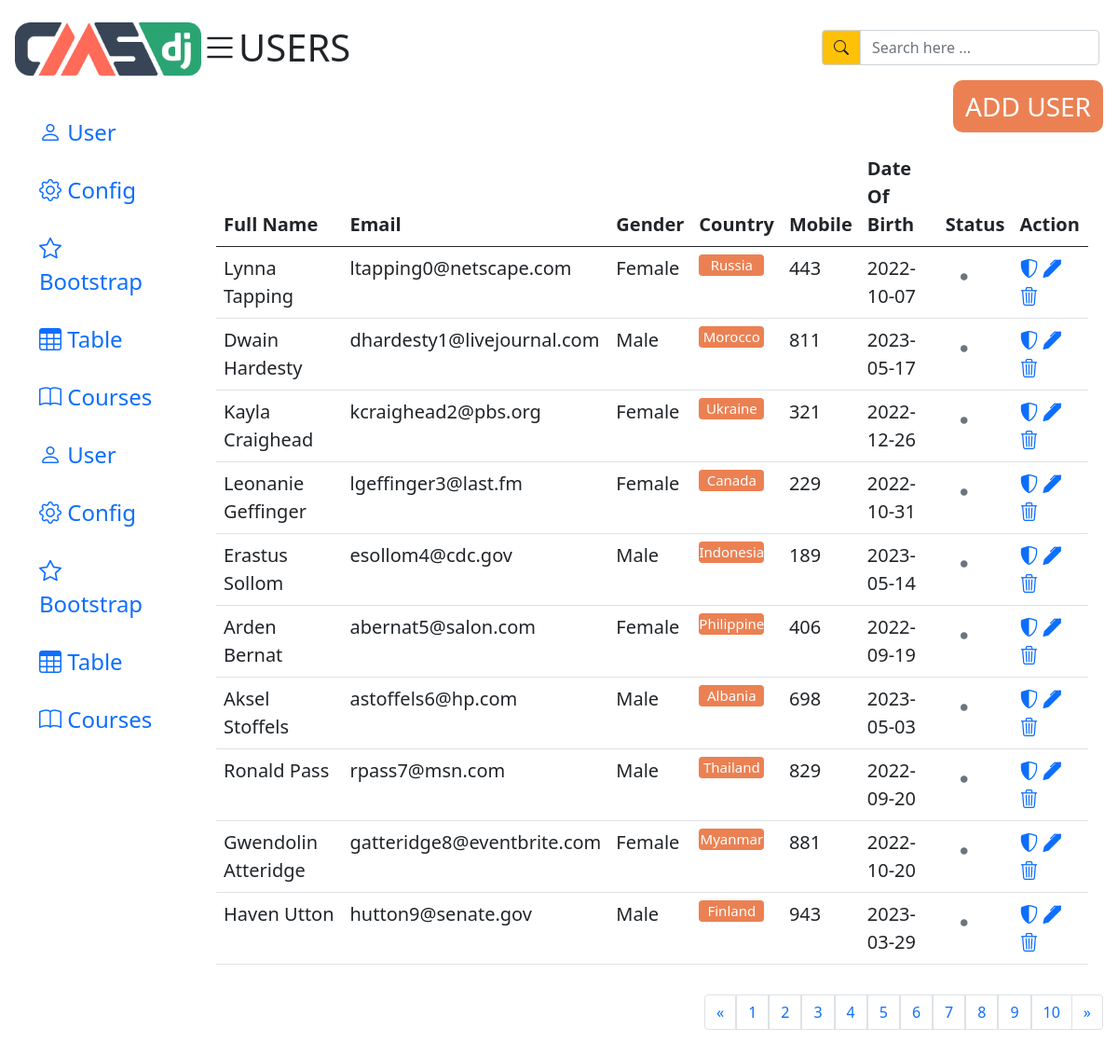
The page / on the database its author committed.
### tables this page shows
CREATE TABLE `user` (
  `id` int(11) NOT NULL,
  `fullname` varchar(50) NOT NULL,
  `email` varchar(50) NOT NULL,
  `gender` varchar(20) NOT NULL,
  `groups` varchar(50) NOT NULL,
  `mobile` int(10) NOT NULL,
  `date` date NOT NULL
);

### index.php (the view, shortened to what this page needs)
<?php
    $sever = 'localhost';
    $user = 'root';
    $pass = '';
    $database = 'example';
    $conn = new mysqli($sever,$user,$pass,$database);
    $sql = "SELECT * FROM user";
    $result = $conn->query($sql);
    if ($result->num_rows > 0){
        $data = [];
        while ($row = $result->fetch_assoc()){
            $data[] = $row;
        }
    }
    $perPage = 10;
    $totalRows = count($data);
    $totalPages = ceil($totalRows / $perPage);
    $currentPage = isset($_GET['page']) ? $_GET['page'] : 1;
    $start = ($currentPage - 1) * $perPage;
    $currentData = array_slice($data, $start, $perPage);
?>
<!DOCTYPE html>
<html lang="en">
<head>
    <link rel="stylesheet" href="../bootstrap_5/bootstrap-5.0.2-dist/css/bootstrap.css">
    <link rel="stylesheet" href="https://cdn.jsdelivr.net/npm/bootstrap-icons@1.11.0/font/bootstrap-icons.css">
    <link rel="stylesheet" href="">
</head>
<body>
    <div class="container-fluid">
        <div class="row">
            <div class="col-2 p-3">
                <img src="../bootstrap_5/img/logo2.png" class="pb-4 pt-2" alt="logo" style="width: 200px;">
                <ul class="nav flex-column fs-4">
                    <li class="nav-item">
                        <a class="nav-link active" aria-current="page" href="#">
                            <i class="bi bi-person"></i>
                            User
                        </a>
                    </li>
                    <li class="nav-item">
                        <a class="nav-link" href="#">
                            <i class="bi bi-gear"></i>
                            Config
                        </a>
                    </li>
                    <li class="nav-item">
                        <a class="nav-link" href="#">
                            <i class="bi bi-star"></i>
                            Bootstrap
                        </a>
                    </li>
                    <li class="nav-item">
                        <a class="nav-link" href="#">
                            <i class="bi bi-table"></i>
                            Table
                        </a>
                    </li>
                    <li class="nav-item">
                        <a class="nav-link" href="#">
                            <i class="bi bi-book"></i>
                            Courses
                        </a>
                    </li>
                    <li class="nav-item">
                        <a class="nav-link active" aria-current="page" href="#">
                            <i class="bi bi-person"></i>
                            User
                        </a>
                    </li>
                    <li class="nav-item">
                        <a class="nav-link" href="#">
                            <i class="bi bi-gear"></i>
                            Config
                        </a>
                    </li>
                    <li class="nav-item">
                        <a class="nav-link" href="#">
                            <i class="bi bi-star"></i>
                            Bootstrap
                        </a>
                    </li>
                    <li class="nav-item">
                        <a class="nav-link" href="#">
                            <i class="bi bi-table"></i>
                            Table
                        </a>
                    </li>
                    <li class="nav-item">
                        <a class="nav-link" href="#">
                            <i class="bi bi-book"></i>
                            Courses
                        </a>
                    </li>
                </ul>
            </div>
            <div class="col-10 p-3">
                <div class="header d-flex align-items-center justify-content-between">
                    <div class="d-flex align-items-center">
                        <i class="bi bi-list fs-1"></i>
                        <span class="fs-1">USERS</span>
                    </div>
                        <div class="row">
                            <div class="input-group p-3 col-md-3">
                                <a class="input-group-text bg-warning"><i class="bi bi-search"></i></a>
                                <input type="text" class="form-control" placeholder="Search here ...">
                            </div>
                        </div>
                </div>
                <div class="d-flex align-items-center justify-content-end">
                    <a href="" class="btn fs-3 text-white text-decoration-none" style="border-radius: 10px; background-color: #eb8153">ADD USER</a>
                </div>
                <div class="main p-3 fs-5">
                    <table class="table">
                        <thead>
                            <tr>
                                <th scope="col">Full Name</th>
                                <th scope="col">Email</th>
                                <th scope="col">Gender</th>
                                <th scope="col">Country</th>
                                <th scope="col">Mobile</th>
                                <th scope="col">Date Of Birth</th>
                                <th scope="col">Status</th>
                                <th scope="col">Action</th>
                            </tr>
                        </thead>
                        <tbody>
                            <?php
                                foreach($currentData as $value){
                            ?>
                                    <tr>
                                        <th scope="row" class="fw-normal"><?= $value['fullname']; ?></th>
                                        <td><?= $value['email'] ;?></td>
                                        <td><?= $value['gender'] ;?></td>
                                        <td><p class="rounded-2 text-center text-white" style="background-color:#eb8153; font-size: 15px; width: 70px"><?= $value['groups'] ;?></p></td>
                                        <td><?= $value['mobile'];?></td>
                                        <td><?= $value['date'];?></td>
                                        <td><i class="bi bi-dot h1 text-center text-secondary"></i></td>
                                        <td>
                                            <a href=""><i class="bi bi-shield-shaded"></i></a>
                                            <a href=""><i class="bi bi-pen-fill"></i></a>
                                            <a href=""><i class="bi bi-trash3"></i></a>
                                        </td>
                                    </tr>
                            <?php
                                }
                            ?>
                        </tbody>
                    </table>
                </div>
                    <nav aria-label="Page navigation example">
                        <ul class="pagination justify-content-end">
                            <li class="page-item">
                            <a class="page-link" href="#" aria-label="Previous">
                                <span aria-hidden="true">&laquo;</span>
                            </a>
                            </li>
                            <?php
                                for ($page = 1; $page <= $totalPages; $page++) {
                                    echo '<a class="page-link" href="?page=' . $page . '">' . $page . '</a> ';
                                }
                            ?>
                            <li class="page-item">
                            <a class="page-link" href="#" aria-label="Next">
                                <span aria-hidden="true">&raquo;</span>
                            </a>
                            </li>
                        </ul>
                    </nav>
            </div>
        </div>
    </div>
</body>
</html>

### index.php (style rules this page uses)
.nav-item { padding-top: 10px; padding-left: 10px; }

### rows shown on the page
user: fullname "Lynna Tapping", email "ltapping0@netscape.com", gender "Female", groups "Russia", mobile "443", date "2022-10-07"
user: fullname "Dwain Hardesty", email "dhardesty1@livejournal.com", gender "Male", groups "Morocco", mobile "811", date "2023-05-17"
user: fullname "Kayla Craighead", email "kcraighead2@pbs.org", gender "Female", groups "Ukraine", mobile "321", date "2022-12-26"
user: fullname "Leonanie Geffinger", email "lgeffinger3@last.fm", gender "Female", groups "Canada", mobile "229", date "2022-10-31"
user: fullname "Erastus Sollom", email "esollom4@cdc.gov", gender "Male", groups "Indonesia", mobile "189", date "2023-05-14"
user: fullname "Arden Bernat", email "abernat5@salon.com", gender "Female", groups "Philippines", mobile "406", date "2022-09-19"
user: fullname "Aksel Stoffels", email "astoffels6@hp.com", gender "Male", groups "Albania", mobile "698", date "2023-05-03"
user: fullname "Ronald Pass", email "rpass7@msn.com", gender "Male", groups "Thailand", mobile "829", date "2022-09-20"
user: fullname "Gwendolin Atteridge", email "gatteridge8@eventbrite.com", gender "Female", groups "Myanmar", mobile "881", date "2022-10-20"
user: fullname "Haven Utton", email "hutton9@senate.gov", gender "Male", groups "Finland", mobile "943", date "2023-03-29"
